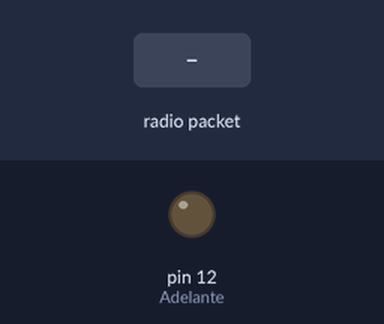
A sketch run on a simulated Arduino Uno, built with avr-gcc and run on an emulated ATmega328P. Parts: output pins drawn as LEDs (lit = HIGH). Inputs (shaded band) come from the test bench. No radio packets arrive unless stated.

Above: at 1.2 s.
1.3 s: radio packet "A" arrives
At 1.7 s:
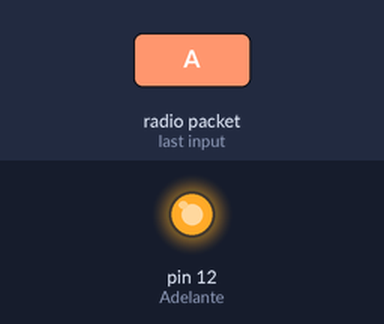
2.8 s: radio packet "1" arrives
At 4.1 s:
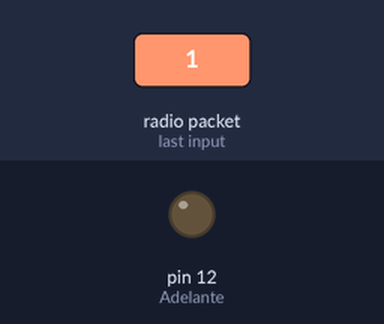
Timing chart, 0 to 5.8 s (numbered marks = the images above; inputs shaded):
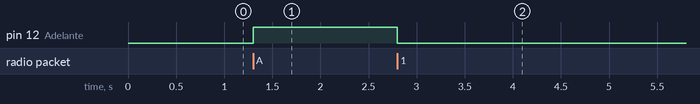

The sketch:

Reseptor_radio_frecuencia_control.ino
```cpp
#include <VirtualWire.h>  //incluimos la libreria de virtualwire

int  Adelante = 12; //Asignamos el 12 como salida rele
int  Atras = 5; //Asignamos el 5 como salida rele
int  Izquierda = 6; //Asignamos el 6 como salida rele
int  Derecha = 7; //Asignamos el 7 como salida rele


void setup() {
 vw_setup(7000);        //Seleccionamos la velocidad de transmision de datos
 vw_rx_start();         //Iniciamos la comunicación
 pinMode(Adelante, OUTPUT);  //Asignamos la variable como salida
 //pinMode(Atras, OUTPUT);  //Asignamos la variable como salida
// pinMode(Izquierda, OUTPUT);  //Asignamos la variable como salida
// pinMode(Derecha, OUTPUT);  //Asignamos la variable como salida

 }

void loop(){
 uint8_t msg[VW_MAX_MESSAGE_LEN];
 uint8_t len = VW_MAX_MESSAGE_LEN;

if (vw_get_message(msg, &len)){  //Condicion para ver si hay mensaje
 if ( msg[0] == 'A') {
 digitalWrite(Adelante, HIGH);
 }
 else {
 digitalWrite(Adelante, LOW);
 }
}
}
```

Measured:
- after the input at 1.3 s, pin 12 (Adelante): LOW → HIGH at once
- after the input at 2.8 s, pin 12 (Adelante): HIGH → LOW at once
